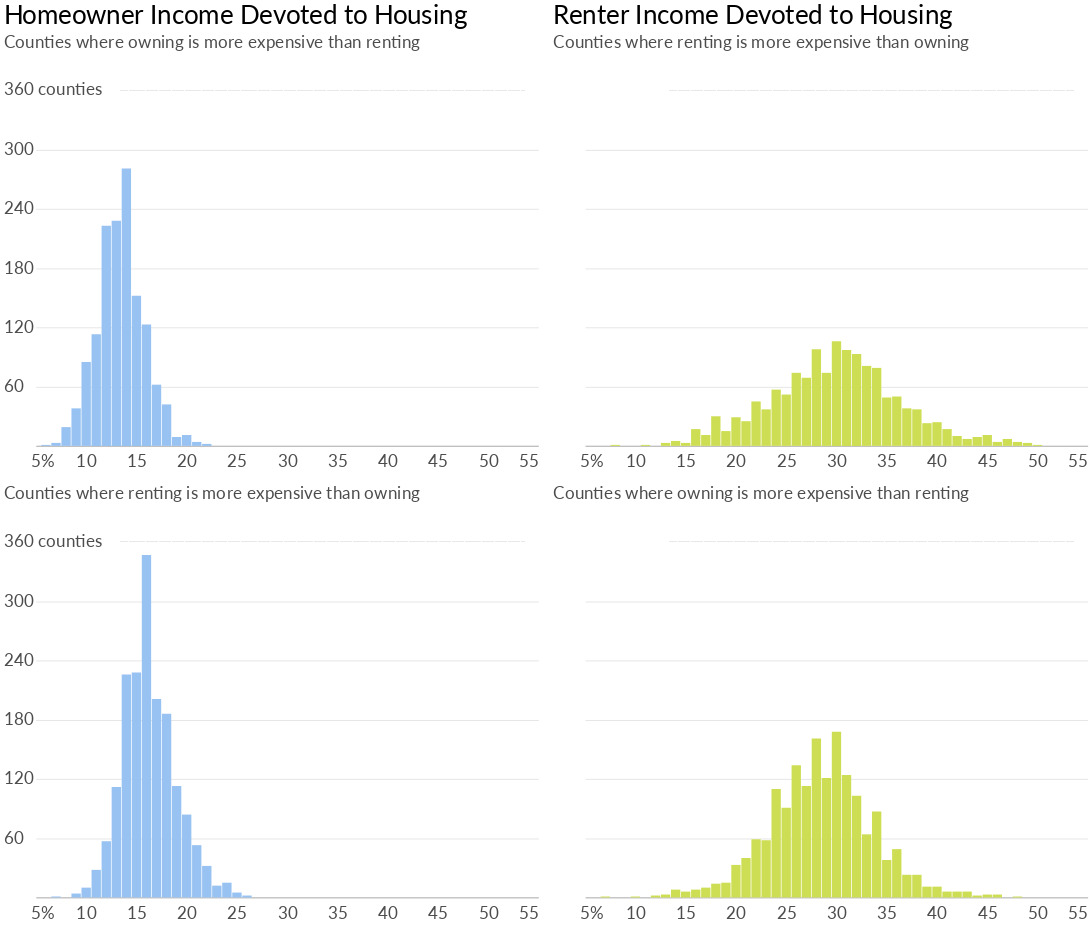

This figure's notebook cell:
### Code cell
inc_housing_charts = (charts_dict[3] | charts_dict[0]) & (charts_dict[2] | charts_dict[1])
inc_housing_charts

### Figure 1 — Vega-Lite specification as saved in the notebook (floating-point values rounded to 4 significant figures)
{"width": 600, "height": 400, "background": "white", "config": {"title": {"fontWeight": "normal", "fontSize": 36, "anchor": "start", "font": "Lato", "offset": 5}, "axisX": {"grid": false, "labelFont": "Lato", "labelFontSize": 16, "labelAngle": 0, "labelPadding": 10, "ticks": false, "tickSize": 5, "title": null, "titleFont": "Lato", "titleFontSize": 16, "titleFontWeight": "normal", "titleY": 30, "titleX": 280}, "axisY": {"grid": true, "gridOpacity": 1, "labelFont": "Lato", "labelFontSize": 16, "labelLimit": 100, "labelAlign": "left", "labelPadding": 20, "ticks": false, "title": null, "titleFont": "Lato", "titleFontWeight": "normal", "titleFontSize": 16, "titleAlign": "left", "titleAngle": 0, "titleY": -20, "titleX": -20, "domainWidth": 0}, "view": {"strokeOpacity": 0}}, "vconcat": [{"hconcat": [{"layer": [{"data": {"name": "data-93a1860a1a99ca88f1c22da7f7218985"}, "mark": {"type": "text", "dx": -7, "dy": -4, "fontSize": 11.5, "fontWeight": "bold", "opacity": 0.09}, "encoding": {"text": {"type": "nominal", "field": "text"}, "x": {"type": "quantitative", "field": "x", "scale": {"domain": [10, 50]}}, "y": {"type": "quantitative", "field": "y"}}}, {"data": {"name": "data-0d6653b94ecaec5ec23f116b6ccba55a"}, "mark": {"type": "bar", "color": "#97c2f2", "size": 13}, "encoding": {"x": {"type": "quantitative", "axis": {"labelFontSize": 24, "labelOpacity": 0.7, "titleOpacity": 0.7, "titleY": 35, "values": [10, 15, 20, 25, 30, 35, 40, 45, 50, 55]}, "field": "Bin", "scale": {"domain": [10, 50]}}, "y": {"type": "quantitative", "axis": {"labelFontSize": 24, "labelOpacity": 0.7, "labelPadding": 45, "titleFontSize": 24, "titleOpacity": 0.7, "titleX": -45, "titleY": 0, "values": [60, 120, 180, 240, 300]}, "field": "Count", "scale": {"domain": [0, 360]}, "title": "Counties where owning is more expensive than renting"}}, "title": "Homeowner Income Devoted to Housing"}, {"data": {"name": "data-fcbf7a1326e5a92c8e8b9df976c576ce"}, "mark": {"type": "text", "dx": -5, "dy": 22.5, "font": "lato", "fontSize": 24, "opacity": 0.7}, "encoding": {"text": {"type": "nominal", "field": "text"}, "x": {"type": "quantitative", "field": "x"}, "y": {"type": "quantitative", "field": "y"}}}, {"data": {"name": "data-d52168d0dfeed3670e7525367a93c397"}, "mark": {"type": "text", "dx": -4, "dy": 0, "font": "lato", "fontSize": 24, "opacity": 0.7}, "encoding": {"text": {"type": "nominal", "field": "text"}, "x": {"type": "quantitative", "field": "x"}, "y": {"type": "quantitative", "field": "y"}}}], "height": 550, "width": 700}, {"layer": [{"data": {"name": "data-93a1860a1a99ca88f1c22da7f7218985"}, "mark": {"type": "text", "dx": -7, "dy": -4, "fontSize": 11.5, "fontWeight": "bold", "opacity": 0.09}, "encoding": {"text": {"type": "nominal", "field": "text"}, "x": {"type": "quantitative", "field": "x", "scale": {"domain": [10, 50]}}, "y": {"type": "quantitative", "field": "y"}}}, {"data": {"name": "data-21a4e5e6877e5696b40945bd7685b83b"}, "mark": {"type": "bar", "color": "#cede54", "size": 13}, "encoding": {"x": {"type": "quantitative", "axis": {"labelFontSize": 24, "labelOpacity": 0.7, "titleOpacity": 0.7, "titleY": 35, "values": [10, 15, 20, 25, 30, 35, 40, 45, 50, 55]}, "field": "Bin", "scale": {"domain": [10, 50]}}, "y": {"type": "quantitative", "axis": {"labelFontSize": 24, "labelOpacity": 0, "labelPadding": 45, "titleFontSize": 24, "titleOpacity": 0.7, "titleX": -45, "titleY": 0, "values": [60, 120, 180, 240, 300]}, "field": "Count", "scale": {"domain": [0, 360]}, "title": "Counties where renting is more expensive than owning"}}, "title": "Renter Income Devoted to Housing"}, {"data": {"name": "data-fcbf7a1326e5a92c8e8b9df976c576ce"}, "mark": {"type": "text", "dx": -5, "dy": 22.5, "font": "lato", "fontSize": 24, "opacity": 0.7}, "encoding": {"text": {"type": "nominal", "field": "text"}, "x": {"type": "quantitative", "field": "x"}, "y": {"type": "quantitative", "field": "y"}}}, {"data": {"name": "data-d52168d0dfeed3670e7525367a93c397"}, "mark": {"type": "text", "dx": -4, "dy": 0, "font": "lato", "fontSize": 24, "opacity": 0}, "encoding": {"text": {"type": "nominal", "field": "text"}, "x": {"type": "quantitative", "field": "x"}, "y": {"type": "quantitative", "field": "y"}}}], "height": 550, "width": 700}]}, {"hconcat": [{"layer": [{"data": {"name": "data-93a1860a1a99ca88f1c22da7f7218985"}, "mark": {"type": "text", "dx": -7, "dy": -4, "fontSize": 11.5, "fontWeight": "bold", "opacity": 0.09}, "encoding": {"text": {"type": "nominal", "field": "text"}, "x": {"type": "quantitative", "field": "x", "scale": {"domain": [10, 50]}}, "y": {"type": "quantitative", "field": "y"}}}, {"data": {"name": "data-c7d884abf4a0f8c18f7471f5d7471e99"}, "mark": {"type": "bar", "color": "#97c2f2", "size": 13}, "encoding": {"x": {"type": "quantitative", "axis": {"labelFontSize": 24, "labelOpacity": 0.7, "titleOpacity": 0.7, "titleY": 35, "values": [10, 15, 20, 25, 30, 35, 40, 45, 50, 55]}, "field": "Bin", "scale": {"domain": [10, 50]}}, "y": {"type": "quantitative", "axis": {"labelFontSize": 24, "labelOpacity": 0.7, "labelPadding": 45, "titleFontSize": 24, "titleOpacity": 0.7, "titleX": -45, "titleY": 0, "values": [60, 120, 180, 240, 300]}, "field": "Count", "scale": {"domain": [0, 360]}, "title": "Counties where renting is more expensive than owning"}}, "title": ""}, {"data": {"name": "data-fcbf7a1326e5a92c8e8b9df976c576ce"}, "mark": {"type": "text", "dx": -5, "dy": 22.5, "font": "lato", "fontSize": 24, "opacity": 0.7}, "encoding": {"text": {"type": "nominal", "field": "text"}, "x": {"type": "quantitative", "field": "x"}, "y": {"type": "quantitative", "field": "y"}}}, {"data": {"name": "data-d52168d0dfeed3670e7525367a93c397"}, "mark": {"type": "text", "dx": -4, "dy": 0, "font": "lato", "fontSize": 24, "opacity": 0.7}, "encoding": {"text": {"type": "nominal", "field": "text"}, "x": {"type": "quantitative", "field": "x"}, "y": {"type": "quantitative", "field": "y"}}}], "height": 550, "width": 700}, {"layer": [{"data": {"name": "data-93a1860a1a99ca88f1c22da7f7218985"}, "mark": {"type": "text", "dx": -7, "dy": -4, "fontSize": 11.5, "fontWeight": "bold", "opacity": 0.09}, "encoding": {"text": {"type": "nominal", "field": "text"}, "x": {"type": "quantitative", "field": "x", "scale": {"domain": [10, 50]}}, "y": {"type": "quantitative", "field": "y"}}}, {"data": {"name": "data-77ad753fbdc530e19cb1774976fc8bc9"}, "mark": {"type": "bar", "color": "#cede54", "size": 13}, "encoding": {"x": {"type": "quantitative", "axis": {"labelFontSize": 24, "labelOpacity": 0.7, "titleOpacity": 0.7, "titleY": 35, "values": [10, 15, 20, 25, 30, 35, 40, 45, 50, 55]}, "field": "Bin", "scale": {"domain": [10, 50]}}, "y": {"type": "quantitative", "axis": {"labelFontSize": 24, "labelOpacity": 0, "labelPadding": 45, "titleFontSize": 24, "titleOpacity": 0.7, "titleX": -45, "titleY": 0, "values": [60, 120, 180, 240, 300]}, "field": "Count", "scale": {"domain": [0, 360]}, "title": "Counties where owning is more expensive than renting"}}, "title": ""}, {"data": {"name": "data-fcbf7a1326e5a92c8e8b9df976c576ce"}, "mark": {"type": "text", "dx": -5, "dy": 22.5, "font": "lato", "fontSize": 24, "opacity": 0.7}, "encoding": {"text": {"type": "nominal", "field": "text"}, "x": {"type": "quantitative", "field": "x"}, "y": {"type": "quantitative", "field": "y"}}}, {"data": {"name": "data-d52168d0dfeed3670e7525367a93c397"}, "mark": {"type": "text", "dx": -4, "dy": 0, "font": "lato", "fontSize": 24, "opacity": 0}, "encoding": {"text": {"type": "nominal", "field": "text"}, "x": {"type": "quantitative", "field": "x"}, "y": {"type": "quantitative", "field": "y"}}}], "height": 550, "width": 700}]}], "$schema": "https://vega.github.io/schema/vega-lite/v4.0.0.json", "datasets": {"data-93a1860a1a99ca88f1c22da7f7218985": [{"x": 34, "y": 360, "text": "______________________________________________________________________________________________"}], "data-0d6653b94ecaec5ec23f116b6ccba55a": [{"Bin": 16, "Count": 123}, {"Bin": 17, "Count": 62}, {"Bin": 13, "Count": 228}, {"Bin": 11, "Count": 113}, {"Bin": 14, "Count": 281}, {"Bin": 12, "Count": 223}, {"Bin": 10, "Count": 85}, {"Bin": 15, "Count": 152}, {"Bin": 21, "Count": 4}, {"Bin": 9, "Count": 38}, {"Bin": 8, "Count": 19}, {"Bin": 18, "Count": 42}, {"Bin": 20, "Count": 11}, {"Bin": 19, "Count": 9}, {"Bin": 22, "Count": 2}, {"Bin": 7, "Count": 3}, {"Bin": 6, "Count": 1}], "data-fcbf7a1326e5a92c8e8b9df976c576ce": [{"x": 6, "y": 0, "text": "5%"}], "data-d52168d0dfeed3670e7525367a93c397": [{"x": 7, "y": 360, "text": "360 counties"}], "data-21a4e5e6877e5696b40945bd7685b83b": [{"Bin": 33, "Count": 81}, {"Bin": 31, "Count": 97}, {"Bin": 38, "Count": 37}, {"Bin": 34, "Count": 79}, {"Bin": 30, "Count": 106}, {"Bin": 32, "Count": 93}, {"Bin": 40, "Count": 24}, {"Bin": 36, "Count": 50}, {"Bin": 22, "Count": 45}, {"Bin": 28, "Count": 98}, {"Bin": 35, "Count": 49}, {"Bin": 29, "Count": 74}, {"Bin": 39, "Count": 23}, {"Bin": 24, "Count": 57}, {"Bin": 25, "Count": 52}, {"Bin": 49, "Count": 3}, {"Bin": 37, "Count": 38}, {"Bin": 18, "Count": 30}, {"Bin": 19, "Count": 15}, {"Bin": 16, "Count": 17}, {"Bin": 14, "Count": 5}, {"Bin": 27, "Count": 69}, {"Bin": 20, "Count": 29}, {"Bin": 17, "Count": 11}, {"Bin": 23, "Count": 37}, {"Bin": 8, "Count": 1}, {"Bin": 42, "Count": 10}, {"Bin": 44, "Count": 9}, {"Bin": 26, "Count": 74}, {"Bin": 41, "Count": 17}, {"Bin": 46, "Count": 4}, {"Bin": 45, "Count": 11}, {"Bin": 21, "Count": 25}, {"Bin": 43, "Count": 7}, {"Bin": 47, "Count": 7}, {"Bin": 48, "Count": 4}, {"Bin": 50, "Count": 1}, {"Bin": 15, "Count": 3}, {"Bin": 11, "Count": 1}, {"Bin": 13, "Count": 3}], "data-c7d884abf4a0f8c18f7471f5d7471e99": [{"Bin": 16, "Count": 347}, {"Bin": 14, "Count": 226}, {"Bin": 17, "Count": 201}, {"Bin": 11, "Count": 28}, {"Bin": 13, "Count": 112}, {"Bin": 15, "Count": 228}, {"Bin": 19, "Count": 113}, {"Bin": 20, "Count": 84}, {"Bin": 18, "Count": 186}, {"Bin": 12, "Count": 57}, {"Bin": 22, "Count": 32}, {"Bin": 23, "Count": 12}, {"Bin": 21, "Count": 53}, {"Bin": 25, "Count": 5}, {"Bin": 24, "Count": 15}, {"Bin": 10, "Count": 10}, {"Bin": 9, "Count": 4}, {"Bin": 26, "Count": 2}, {"Bin": 7, "Count": 1}], "data-77ad753fbdc530e19cb1774976fc8bc9": [{"Bin": 26, "Count": 134}, {"Bin": 31, "Count": 124}, {"Bin": 41, "Count": 6}, {"Bin": 34, "Count": 87}, {"Bin": 30, "Count": 168}, {"Bin": 24, "Count": 110}, {"Bin": 38, "Count": 23}, {"Bin": 28, "Count": 161}, {"Bin": 35, "Count": 38}, {"Bin": 29, "Count": 121}, {"Bin": 45, "Count": 3}, {"Bin": 27, "Count": 113}, {"Bin": 21, "Count": 40}, {"Bin": 32, "Count": 103}, {"Bin": 23, "Count": 58}, {"Bin": 33, "Count": 64}, {"Bin": 25, "Count": 91}, {"Bin": 16, "Count": 8}, {"Bin": 36, "Count": 49}, {"Bin": 37, "Count": 23}, {"Bin": 40, "Count": 11}, {"Bin": 20, "Count": 33}, {"Bin": 43, "Count": 6}, {"Bin": 44, "Count": 2}, {"Bin": 39, "Count": 11}, {"Bin": 22, "Count": 59}, {"Bin": 42, "Count": 6}, {"Bin": 18, "Count": 14}, {"Bin": 17, "Count": 10}, {"Bin": 19, "Count": 15}, {"Bin": 12, "Count": 2}, {"Bin": 14, "Count": 8}, {"Bin": 48, "Count": 1}, {"Bin": 46, "Count": 3}, {"Bin": 15, "Count": 6}, {"Bin": 13, "Count": 3}, {"Bin": 10, "Count": 1}, {"Bin": 7, "Count": 1}]}}
